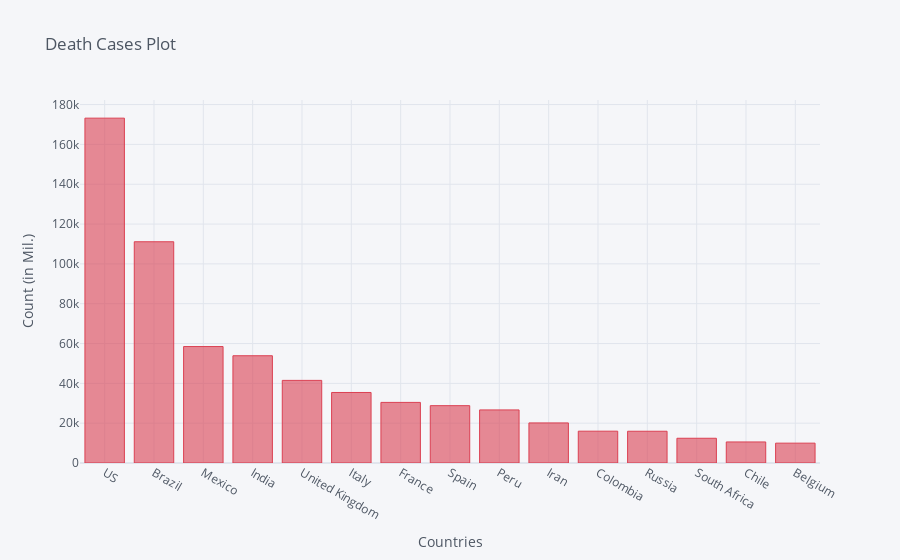

Source (notebook cell):
### Code cell
death_df2_plot.iplot(kind='bar', x='Country/Region', y='8/19/20',color='red',
                    title='Death Cases Plot',xTitle='Countries',yTitle='Count (in Mil.)')

### Figure 1 — Plotly figure (JSON) as saved in the notebook; plotly's stock layout.template omitted (floating-point values rounded to 4 significant figures)
{"data": [{"marker": {"color": "rgba(219, 64, 82, 0.6)", "line": {"color": "rgba(219, 64, 82, 1.0)", "width": 1}}, "name": "8/19/20", "orientation": "v", "text": "", "type": "bar", "x": ["US", "Brazil", "Mexico", "India", "United Kingdom", "Italy", "France", "Spain", "Peru", "Iran", "Colombia", "Russia", "South Africa", "Chile", "Belgium"], "y": [173177, 111100, 58481, 53866, 41483, 35412, 30434, 28797, 26658, 20125, 15979, 15951, 12423, 10578, 9969]}], "layout": {"legend": {"bgcolor": "#F5F6F9", "font": {"color": "#4D5663"}}, "paper_bgcolor": "#F5F6F9", "plot_bgcolor": "#F5F6F9", "title": {"font": {"color": "#4D5663"}, "text": "Death Cases Plot"}, "xaxis": {"gridcolor": "#E1E5ED", "showgrid": true, "tickfont": {"color": "#4D5663"}, "title": {"font": {"color": "#4D5663"}, "text": "Countries"}, "zerolinecolor": "#E1E5ED"}, "yaxis": {"gridcolor": "#E1E5ED", "showgrid": true, "tickfont": {"color": "#4D5663"}, "title": {"font": {"color": "#4D5663"}, "text": "Count (in Mil.)"}, "zerolinecolor": "#E1E5ED"}}}
